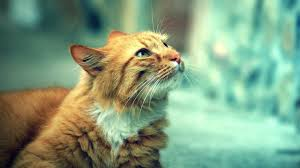
#> input picture cat.jpeg, 300 x 168 px
$ python add_img.py
#> lines starting #> are read from the running program, lines starting #| are printed output that depends on the picture
#! /usr/bimn/pyhon3

import numpy as np
import cv2
print(cv2.__version__)
cat_img=cv2.imread('cat.jpeg')
#> cat_img is the input picture: shape (168, 300, 3); mean B, G, R 127.9, 158.9, 130.3
dog_img=cv2.imread('dog.jpeg')
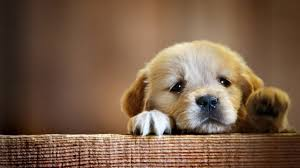
#> input picture dog.jpeg, 300 x 168 px
#> dog_img is the input picture: shape (168, 300, 3); mean B, G, R 71.8, 93.5, 121.3
# adding tywo images
add_img=cv2.add(cat_img,dog_img)
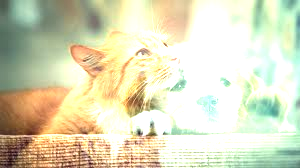
#> add_img: shape (168, 300, 3); mean B, G, R 187.4, 218.1, 219.4
#printing two images
#     frame name variable
cv2.imshow('dc',add_img)
cv2.waitKey(0)
